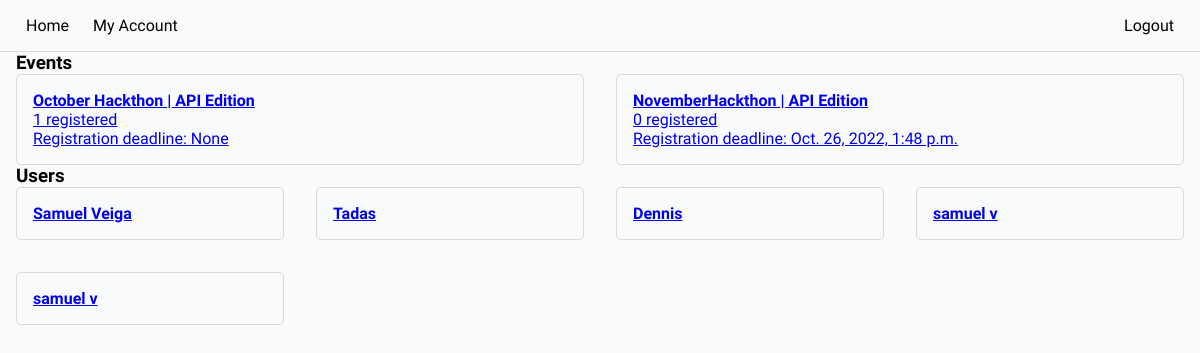
The app's page / (signed in) with its own data.
### base/models.py (models this page shows, shortened)
class Event(models.Model):
    name = models.CharField(max_length=200)
    description = models.TextField(null=True, blank=True)
    participants = models.ManyToManyField(User, blank=True)
    start_date = models.DateTimeField(null=True)
    end_date = models.DateTimeField(null=True)
    registration_deadline = models.DateTimeField(null=True)
    updated = models.DateTimeField(auto_now=True)
    created = models.DateTimeField(auto_now_add=True)

class User(AbstractUser):
    name = models.CharField(max_length=100, null=True)
    email = models.EmailField(unique=True)
    bio = models.TextField(null=True, blank=True)
    hackthon_participant = models.BooleanField(default=True, null=True)
    avatar = models.ImageField(default='/images/avatar.png')
    USERNAME_FIELD = "email"
    REQUIRED_FIELDS = ["username"]

### base/views.py (the view)
# urls.py: path("", views.home_page, name="home"),
def home_page(request):
    users = User.objects.filter(hackthon_participant=True)
    events = Event.objects.all()
    context = {"users": users, "events": events}
    return render(request, "home.html", context)

### templates/home.html
{% extends 'base.html' %}
{% block content %}
    <section class="container--events">
        <h3>Events</h3>
        <div class="events--lists">
            {% for event in events %}
                <a href="{% url 'event' event.pk %}">
                    <div class="wrapper--event">
                        <strong>{{event.name}}</strong>
                        <p>{{event.participants.count}} registered</p>
                        <p>Registration deadline: {{event.registration_deadline}}</p>
                    </div>
                </a>
            {%endfor%}
        </div>
    </section>
    <section>
        <h3>Users</h3>
        <div class="user--lists">
            {% for user in users %}
            <a href="{% url 'profile' user.id %}">
                <div class="wrapper--user">
                    <h4>{{user.name}}</h4>
                </div>
            </a>
            {%endfor%}
        </div>
    </section>
{% endblock %}

### static/css/main.css (style rules this page uses)
* { box-sizing: border-box; margin: 0; padding: 0; font-family: 'Readex Pro'; background-color: rgb(249, 250,251); }
.events--lists { display: grid; grid-template-columns: 1fr 1fr; gap: 2em; }
.wrapper--event { border: 1px solid rgb(218, 218, 218); padding: 1em; border-radius: 5px; }
.wrapper--user { border: 1px solid rgb(218, 218, 218); padding: 1em; border-radius: 5px; }
.user--lists { display: grid; grid-template-columns: 1fr 1fr 1fr 1fr; gap: 2em; }

### records on screen
Event: name "October Hackthon | API Edition", participants.count "1", registration_deadline "None"
Event: name "NovemberHackthon | API Edition", participants.count "0", registration_deadline "Oct. 26, 2022, 1:48 p.m."
User: name "Samuel Veiga"
User: name "Tadas"
User: name "Dennis"
User: name "samuel v"
User: name "samuel v"
